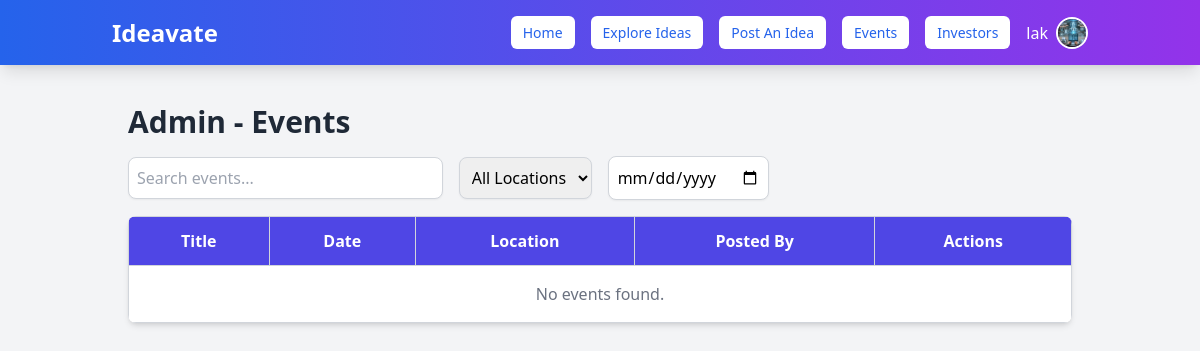
The app's page /dashboard/events/ (signed in), older data.
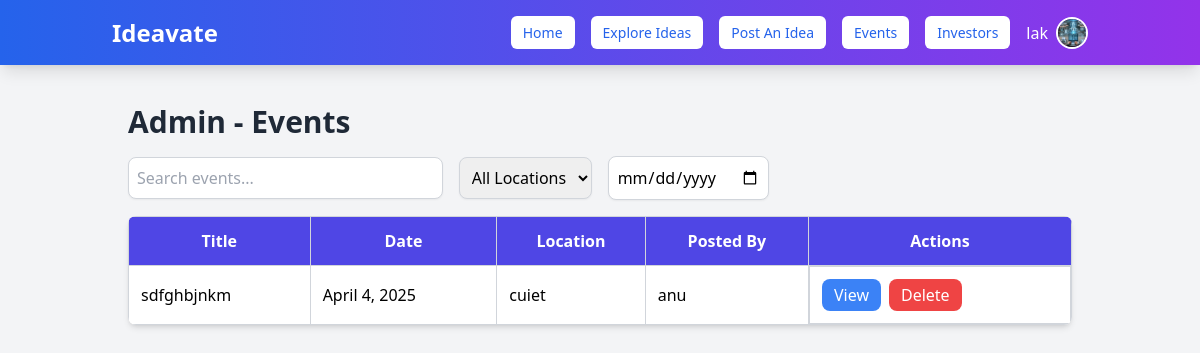
The same page, newer data.
### myapp/models.py (models this page shows, shortened)
class PostEvent(models.Model):
    title = models.CharField(max_length=255)
    description = models.TextField()
    date = models.DateField()
    location = models.CharField(max_length=255)
    user = models.ForeignKey(User, on_delete=models.CASCADE)
    image = models.ImageField(upload_to="event_images/", blank=True, null=True)  # ✅ Add this field

class User(AbstractUser):
    is_user = models.BooleanField(default=False)
    is_organization = models.BooleanField(default=False)
    groups = models.ManyToManyField(Group, related_name="custom_user_groups", blank=True)
    user_permissions = models.ManyToManyField(Permission, related_name="custom_user_permissions", blank=True)

### myapp/views.py (the view)
# urls.py: path("dashboard/events/", views.admin_events, name="admin_events"),
def admin_events(request):
    events = PostEvent.objects.all()  # Fetch all events
    return render(request, "admin_events.html", {"events": events})

### templates/admin_events.html (shortened to what this page needs)
{% extends "navbar.html" %}
{% block content %}
<div class="container mx-auto p-6">
    <h1 class="text-3xl font-bold text-gray-800 mb-4">Admin - Events</h1>
    <div class="flex flex-wrap items-center gap-4 mb-4">
        <input type="text" id="searchInput" onkeyup="searchEvents()" placeholder="Search events..."
            class="p-2 border border-gray-300 rounded-lg w-full md:w-1/3 shadow-sm focus:ring-2 focus:ring-indigo-500">
        <select id="locationFilter" onchange="filterEvents()"
            class="p-2 border border-gray-300 rounded-lg shadow-sm focus:ring-2 focus:ring-indigo-500">
            <option value="">All Locations</option>
        </select>
        <input type="date" id="dateFilter" onchange="filterEvents()"
            class="p-2 border border-gray-300 rounded-lg shadow-sm focus:ring-2 focus:ring-indigo-500">
    </div>
    <div class="overflow-x-auto bg-white shadow-md rounded-lg">
        <table class="table-auto w-full border-collapse border border-gray-300">
            <thead>
                <tr class="bg-indigo-600 text-white">
                    <th class="border border-gray-300 p-3">Title</th>
                    <th class="border border-gray-300 p-3">Date</th>
                    <th class="border border-gray-300 p-3">Location</th>
                    <th class="border border-gray-300 p-3">Posted By</th>
                    <th class="border border-gray-300 p-3">Actions</th>
                </tr>
            </thead>
            <tbody id="eventsTable">
                {% for event in events %}
                <tr class="hover:bg-gray-100 transition">
                    <td class="border border-gray-300 p-3">{{ event.title }}</td>
                    <td class="border border-gray-300 p-3">{{ event.date }}</td>
                    <td class="border border-gray-300 p-3">{{ event.location }}</td>
                    <td class="border border-gray-300 p-3">{{ event.user.username }}</td>
                    <td class="border border-gray-300 p-3 flex gap-2">
                        <a href="{% url 'event_details' event.id %}"
                            class="px-3 py-1 bg-blue-500 text-white rounded-lg hover:bg-blue-600 transition">View</a>
                        <a href="{% url 'delete_event' event.id %}"
                            class="px-3 py-1 bg-red-500 text-white rounded-lg hover:bg-red-600 transition">Delete</a>
                    </td>
                </tr>
                {% empty %}
                <tr>
                    <td colspan="5" class="text-center p-4 text-gray-500">No events found.</td>
                </tr>
                {% endfor %}
            </tbody>
        </table>
    </div>
</div>
{% endblock %}

Row changes from the older to the newer data that the page shows:
added PostEvent: title "sdfghbjnkm", date "April 4, 2025", location "cuiet", user.username "anu"
Text that changed along with them:
text no longer shown: "No events found."
